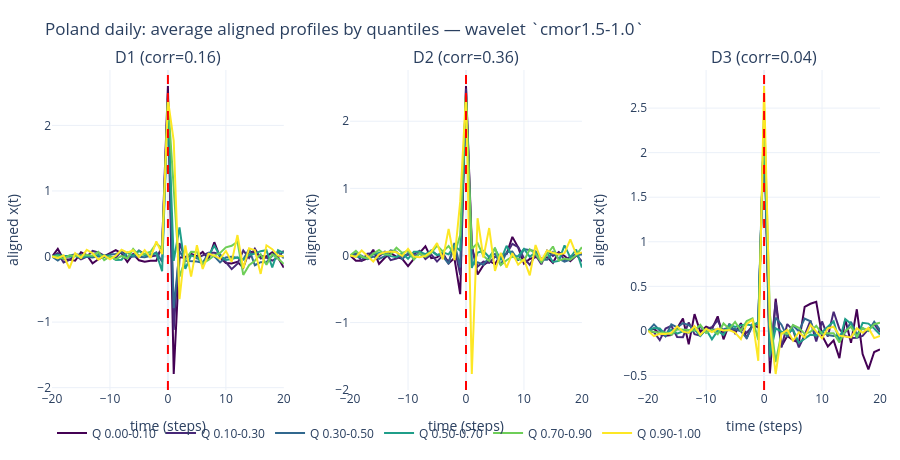
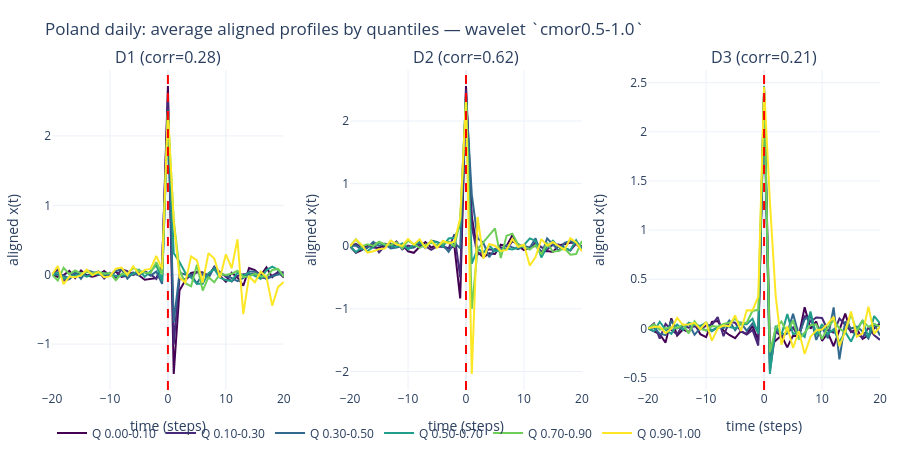

Notebook cell for these charts, in order:
### Markdown cell above
#### Profiles for each wavelet (D1/D2/D3)

For each wavelet, we reproduce the "many average profiles along quantiles" visualization (like in
`notebooks/jump/reproduce_poland_daily.ipynb`), but for **each** of the 3 KPCA coordinates.

### Code cell
if CFG.make_profile_plots:
    profiles_dir = CFG.out_dir / CFG.profiles_dirname
    profiles_dir.mkdir(parents=True, exist_ok=True)

    wavelets_for_profiles = list(CFG.profile_wavelets) if CFG.profile_wavelets is not None else wavelets_to_compare
    print("Making profile plots for wavelets:", wavelets_for_profiles)

    # We also build a final comparison plot: for each Dk, overlay the average profile for Q0.1 and Q0.9
    # across multiple wavelets in the same figure (Plotly + Matplotlib).
    q_low = 0.1
    q_high = 0.9
    center = int(CFG.window_steps)
    t_axis = np.arange(-center, center + 1)
    avg_q01_by_dir: Dict[str, Dict[str, np.ndarray]] = {"D1": {}, "D2": {}, "D3": {}}
    avg_q09_by_dir: Dict[str, Dict[str, np.ndarray]] = {"D1": {}, "D2": {}, "D3": {}}

    for w in wavelets_for_profiles:
        print(f"Profile plots for wavelet={w} ...")
        scores, corrs = compute_D123_for_wavelet(X_windows, wavelet=w, cfg=CFG)

        n = int(X_windows.shape[0])
        for key in ("D1", "D2", "D3"):
            sc = np.asarray(scores.get(key, np.array([])), dtype=float)
            if sc.size != n:
                continue
            order = np.argsort(sc)
            X_sorted = X_windows[order]
            k_low = max(1, int(q_low * n))
            k_high = max(1, int((1.0 - q_high) * n))
            avg_low = np.mean(X_sorted[:k_low], axis=0)
            avg_high = np.mean(X_sorted[-k_high:], axis=0)
            avg_q01_by_dir[key][w] = np.asarray(avg_low, dtype=float)
            avg_q09_by_dir[key][w] = np.asarray(avg_high, dtype=float)

        fig_profiles = plot_D123_profiles_for_wavelet(X_windows, scores, corrs, wavelet=w, cfg=CFG)
        out_path = profiles_dir / f"poland_daily_profiles_{w}.html"
        fig_profiles.write_html(out_path)
        print(f"  Saved: {out_path}")
        if CFG.show_profile_plots:
            fig_profiles.show()

    # Final overlay plots for Q0.1 and Q0.9 across wavelets
    report_dir = report_figures_dir("2")
    dashes = ["solid", "dot", "dash", "dashdot", "longdash", "longdashdot"]
    c_low = "#1F77B4"
    c_high = "#D62728"

    for key in ("D1", "D2", "D3"):
        fig = go.Figure()
        for i, w in enumerate(wavelets_for_profiles):
            avg_low = avg_q01_by_dir.get(key, {}).get(w, None)
            avg_high = avg_q09_by_dir.get(key, {}).get(w, None)
            dash = dashes[i % len(dashes)]
            if avg_low is not None and np.asarray(avg_low).size:
                fig.add_trace(
                    go.Scatter(
                        x=t_axis,
                        y=avg_low,
                        mode="lines",
                        name=f"{w} | Q0.1",
                        line=dict(color=c_low, width=2, dash=dash),
                    )
                )
            if avg_high is not None and np.asarray(avg_high).size:
                fig.add_trace(
                    go.Scatter(
                        x=t_axis,
                        y=avg_high,
                        mode="lines",
                        name=f"{w} | Q0.9",
                        line=dict(color=c_high, width=2, dash=dash),
                    )
                )
        fig.add_vline(x=0, line_dash="dash", line_color="red")
        fig.update_layout(
            template="plotly_white",
            title=f"Poland daily: {key} profiles at Q0.1 vs Q0.9 across wavelets",
            xaxis_title="time (steps) relative to jump",
            yaxis_title="aligned x(t) (quantile averages)",
            hovermode="x unified",
            height=460,
        )
        out_html = profiles_dir / f"poland_daily_{key}_Q0.1_Q0.9_profiles_across_wavelets.html"
        fig.write_html(out_html)
        print(f"  Saved: {out_html}")
        if CFG.show_profile_plots:
            fig.show()

        try:
            import matplotlib.pyplot as plt  # type: ignore

            _apply_report_matplotlib_style()
            fig_mpl, ax = plt.subplots(figsize=(7.6, 4.8))
            linestyles = ["-", ":", "--", "-.", (0, (5, 1)), (0, (3, 1, 1, 1))]
            for i, w in enumerate(wavelets_for_profiles):
                avg_low = avg_q01_by_dir.get(key, {}).get(w, None)
                avg_high = avg_q09_by_dir.get(key, {}).get(w, None)
                ls = linestyles[i % len(linestyles)]
                if avg_low is not None and np.asarray(avg_low).size:
                    ax.plot(t_axis, avg_low, color=c_low, lw=2.0, ls=ls, label=f"{w} | Q0.1")
                if avg_high is not None and np.asarray(avg_high).size:
                    ax.plot(t_axis, avg_high, color=c_high, lw=2.0, ls=ls, label=f"{w} | Q0.9")
            ax.axvline(0.0, color="red", ls="--", lw=1.2, alpha=0.8)
            ax.set_title(f"Poland daily: {key} profiles at Q0.1 vs Q0.9 across wavelets")
            ax.set_xlabel("time (steps) relative to jump")
            ax.set_ylabel("aligned x(t)")
            ax.legend(frameon=False, fontsize=8, ncol=2)
            fig_mpl.tight_layout()
            out_pdf = report_dir / f"poland_daily_{key}_Q0.1_Q0.9_profiles_across_wavelets_mpl.pdf"
            fig_mpl.savefig(out_pdf)
            plt.close(fig_mpl)
            print(f"Saved: {out_pdf}")
        except Exception as e:
            print(f"[matplotlib] could not save {key} Q0.1/Q0.9 profiles: {e}")

### Figure 1 — Plotly figure (JSON) as saved in the notebook; plotly's stock layout.template omitted (floating-point values rounded to 4 significant figures)
{"data": [{"legendgroup": "Q0", "line": {"color": "#440154", "width": 2}, "mode": "lines", "name": "Q 0.00-0.10", "showlegend": true, "type": "scatter", "x": [-20, -19, -18, -17, -16, -15, -14, -13, -12, -11, -10, -9, -8, -7, -6, -5, -4, -3, -2, -1, 0, 1, 2, 3, 4, 5, 6, 7, 8, 9, 10, 11, 12, 13, 14, 15, 16, 17, 18, 19, 20], "xaxis": "x", "y": [0.0, 0.1162, -0.04306, -0.04504, -0.06349, 0.06519, 0.02316, -0.1025, -0.04208, 0.004577, 0.05442, 0.09608, 0.05025, -0.08403, 0.03925, -0.05645, -0.07821, -0.06346, -0.06531, 0.1741, 2.601, -1.791, -0.01413, -0.01276, 0.04156, 0.004373, 0.06928, -0.04096, 0.2185, -0.0103, -0.09939, -0.1071, -0.0807, -0.1691, 0.07871, 0.05744, 0.006491, 0.002131, 0.06624, -0.01709, -0.1695], "yaxis": "y"}, {"legendgroup": "Q1", "line": {"color": "#482878", "width": 2}, "mode": "lines", "name": "Q 0.10-0.30", "showlegend": true, "type": "scatter", "x": [-20, -19, -18, -17, -16, -15, -14, -13, -12, -11, -10, -9, -8, -7, -6, -5, -4, -3, -2, -1, 0, 1, 2, 3, 4, 5, 6, 7, 8, 9, 10, 11, 12, 13, 14, 15, 16, 17, 18, 19, 20], "xaxis": "x", "y": [0.0, 0.05074, -0.09036, -0.05247, 0.02102, -0.04385, -0.002268, 0.08529, 0.0616, 0.01493, -0.01514, -0.02168, 0.08656, -0.007008, 0.002415, 0.09151, 0.03391, -0.0001663, 0.01544, 0.09363, 2.478, -1.118, 0.2054, -0.03252, 0.03038, -0.02863, 0.01874, 0.05949, 0.05806, 0.03455, -0.08478, -0.1924, -0.1089, 0.09207, -0.02065, 0.1204, -0.02744, -0.01678, -0.06405, -0.016, 0.08918], "yaxis": "y"}, {"legendgroup": "Q2", "line": {"color": "#31688e", "width": 2}, "mode": "lines", "name": "Q 0.30-0.50", "showlegend": true, "type": "scatter", "x": [-20, -19, -18, -17, -16, -15, -14, -13, -12, -11, -10, -9, -8, -7, -6, -5, -4, -3, -2, -1, 0, 1, 2, 3, 4, 5, 6, 7, 8, 9, 10, 11, 12, 13, 14, 15, 16, 17, 18, 19, 20], "xaxis": "x", "y": [0.0, -0.06, 0.00543, 0.01383, 0.03408, 0.02536, -0.001889, -0.01627, 0.005428, -0.006431, 0.03071, 0.03989, 0.06769, -0.01701, 0.003524, -0.007191, -0.01132, 0.009788, 0.06327, -0.07922, 2.397, -0.7884, 0.08411, -0.06629, -0.06836, -0.07627, -0.09671, 0.04782, 0.003762, -0.08862, -0.01519, -0.00326, -0.02043, -0.04392, 0.1125, -0.133, -0.08531, -0.08465, 0.01222, 0.07312, -0.02939], "yaxis": "y"}, {"legendgroup": "Q3", "line": {"color": "#1f9e89", "width": 2}, "mode": "lines", "name": "Q 0.50-0.70", "showlegend": true, "type": "scatter", "x": [-20, -19, -18, -17, -16, -15, -14, -13, -12, -11, -10, -9, -8, -7, -6, -5, -4, -3, -2, -1, 0, 1, 2, 3, 4, 5, 6, 7, 8, 9, 10, 11, 12, 13, 14, 15, 16, 17, 18, 19, 20], "xaxis": "x", "y": [0.0, 0.02737, 0.009304, -0.003236, 0.009401, -0.02006, 0.007592, 0.0081, 0.02135, 0.01654, 0.009304, -0.05179, -0.04822, 0.05959, 0.01156, 0.08812, 0.01631, 0.037, 0.05024, -0.2236, 2.353, -0.06695, 0.4445, -0.1897, 0.01785, -0.01094, -0.117, 0.01275, 0.1647, 0.01087, -0.05341, -0.03727, -0.01002, -0.04605, 0.02451, 0.04395, 0.08229, 0.09755, -0.1672, 0.09569, 0.05349], "yaxis": "y"}, {"legendgroup": "Q4", "line": {"color": "#6ece58", "width": 2}, "mode": "lines", "name": "Q 0.70-0.90", "showlegend": true, "type": "scatter", "x": [-20, -19, -18, -17, -16, -15, -14, -13, -12, -11, -10, -9, -8, -7, -6, -5, -4, -3, -2, -1, 0, 1, 2, 3, 4, 5, 6, 7, 8, 9, 10, 11, 12, 13, 14, 15, 16, 17, 18, 19, 20], "xaxis": "x", "y": [0.0, 0.002326, -0.03683, 0.01897, 0.00526, 0.01596, 0.02315, 0.01321, 0.07217, -0.05364, 0.003674, -0.04237, 0.008453, -0.02829, 0.1147, 0.01211, 0.0415, 0.0719, 0.2001, 0.1243, 2.393, 1.055, -0.3091, -0.04605, 0.07395, 0.06936, -0.1034, -0.05154, 0.01509, 0.05517, 0.1399, 0.1651, 0.2254, -0.2805, -0.1315, -0.06376, 0.03669, -0.1252, 0.03433, -0.03156, -0.1143], "yaxis": "y"}, {"legendgroup": "Q5", "line": {"color": "#fde725", "width": 2}, "mode": "lines", "name": "Q 0.90-1.00", "showlegend": true, "type": "scatter", "x": [-20, -19, -18, -17, -16, -15, -14, -13, -12, -11, -10, -9, -8, -7, -6, -5, -4, -3, -2, -1, 0, 1, 2, 3, 4, 5, 6, 7, 8, 9, 10, 11, 12, 13, 14, 15, 16, 17, 18, 19, 20], "xaxis": "x", "y": [0.0, -0.0237, 0.01907, -0.1819, 0.05252, -0.02141, 0.1019, 0.05001, -0.04656, 0.01633, -0.04262, 0.01401, 0.1031, 0.05839, 0.09515, -0.01092, 0.09708, -0.02001, 0.2324, 0.03697, 2.391, 1.764, -0.6493, 0.1706, -0.3054, 0.173, -0.1896, 0.04172, 0.01312, -0.0345, 0.08437, -0.08086, 0.3273, -0.1815, 0.1274, 0.09725, -0.2649, 0.1715, 0.1126, 0.0149, 1.349e-05], "yaxis": "y"}, {"legendgroup": "Q0", "line": {"color": "#440154", "width": 2}, "mode": "lines", "name": "Q 0.00-0.10", "showlegend": false, "type": "scatter", "x": [-20, -19, -18, -17, -16, -15, -14, -13, -12, -11, -10, -9, -8, -7, -6, -5, -4, -3, -2, -1, 0, 1, 2, 3, 4, 5, 6, 7, 8, 9, 10, 11, 12, 13, 14, 15, 16, 17, 18, 19, 20], "xaxis": "x2", "y": [0.0, -0.0798, -0.07993, -0.04563, 0.0857, -0.1254, -0.03511, 0.03694, -0.02189, -0.04996, -0.1584, -0.04936, 0.03963, 0.1354, -0.04075, -0.02876, 0.03743, -0.1192, -0.03819, -0.5758, 2.525, 0.1574, -0.2836, -0.1439, -0.08082, -0.1294, 0.006658, 0.02227, 0.2774, 0.1206, -0.122, -0.05155, -0.02357, -0.04941, -0.02792, -0.1098, 0.04949, -0.008193, -0.08593, -0.005962, 0.0372], "yaxis": "y2"}, {"legendgroup": "Q1", "line": {"color": "#482878", "width": 2}, "mode": "lines", "name": "Q 0.10-0.30", "showlegend": false, "type": "scatter", "x": [-20, -19, -18, -17, -16, -15, -14, -13, -12, -11, -10, -9, -8, -7, -6, -5, -4, -3, -2, -1, 0, 1, 2, 3, 4, 5, 6, 7, 8, 9, 10, 11, 12, 13, 14, 15, 16, 17, 18, 19, 20], "xaxis": "x2", "y": [0.0, 0.02257, -0.07626, 0.02656, 0.03289, -0.01281, 0.05535, -0.06929, -0.04593, -0.004572, 0.01147, 0.02182, 0.07058, -0.05396, 0.01496, -0.09118, 0.001697, -0.09295, 0.1234, -0.2878, 2.487, 0.09797, -0.1653, -0.09192, -0.1094, -0.01969, -0.02677, 0.02426, 0.1738, 0.126, -0.04122, -0.1406, 0.009041, -0.132, 0.07221, -0.006146, 0.0482, -0.06775, -0.01634, 0.01359, -0.08721], "yaxis": "y2"}, {"legendgroup": "Q2", "line": {"color": "#31688e", "width": 2}, "mode": "lines", "name": "Q 0.30-0.50", "showlegend": false, "type": "scatter", "x": [-20, -19, -18, -17, -16, -15, -14, -13, -12, -11, -10, -9, -8, -7, -6, -5, -4, -3, -2, -1, 0, 1, 2, 3, 4, 5, 6, 7, 8, 9, 10, 11, 12, 13, 14, 15, 16, 17, 18, 19, 20], "xaxis": "x2", "y": [0.0, 0.03182, -0.004608, -0.05523, -0.01546, -0.04947, -0.01002, 0.07771, 0.05768, -0.05389, 0.03263, -0.003792, 0.02476, -0.01762, 0.07521, 0.011, -0.00871, -0.1263, 0.1854, -0.1777, 2.409, -0.1394, -0.1016, -0.1382, -0.02574, 0.02378, -0.1443, 0.04992, 0.05967, -0.07556, 0.0934, 0.08205, 0.06563, -0.06244, -0.062, 0.04937, -0.04691, -0.09073, -0.06086, 0.009026, 0.01582], "yaxis": "y2"}, {"legendgroup": "Q3", "line": {"color": "#1f9e89", "width": 2}, "mode": "lines", "name": "Q 0.50-0.70", "showlegend": false, "type": "scatter", "x": [-20, -19, -18, -17, -16, -15, -14, -13, -12, -11, -10, -9, -8, -7, -6, -5, -4, -3, -2, -1, 0, 1, 2, 3, 4, 5, 6, 7, 8, 9, 10, 11, 12, 13, 14, 15, 16, 17, 18, 19, 20], "xaxis": "x2", "y": [0.0, -0.008458, -0.02508, -0.04144, 0.0219, 0.03535, 0.02213, -0.009949, -0.02453, 0.03126, -0.04989, 0.05444, 0.05688, 0.01959, 0.06683, 0.005602, 0.04736, 0.01704, 0.1449, 0.06896, 2.37, -0.1861, 0.04331, 0.06721, -0.02619, 0.1023, -0.06787, 0.1441, -0.01664, -0.009047, 0.09823, -0.02071, 0.04419, -0.09662, 0.03893, -0.09707, -0.08081, 0.15, -0.03112, 0.08858, -0.1807], "yaxis": "y2"}, {"legendgroup": "Q4", "line": {"color": "#6ece58", "width": 2}, "mode": "lines", "name": "Q 0.70-0.90", "showlegend": false, "type": "scatter", "x": [-20, -19, -18, -17, -16, -15, -14, -13, -12, -11, -10, -9, -8, -7, -6, -5, -4, -3, -2, -1, 0, 1, 2, 3, 4, 5, 6, 7, 8, 9, 10, 11, 12, 13, 14, 15, 16, 17, 18, 19, 20], "xaxis": "x2", "y": [0.0, 0.07051, -0.01593, -0.04329, 0.02686, 0.08085, 0.01426, 0.01673, 0.1151, 0.03812, 0.06996, -0.06039, 0.03241, -0.01836, 0.03587, 0.1472, 0.05942, 0.1403, 0.01278, 0.3041, 2.386, 0.0999, 0.1814, -0.004949, -0.08059, 0.1155, -0.1427, -0.07063, -0.01561, -0.04315, -0.0816, 0.09111, 0.02446, -0.1005, 0.01615, 0.134, -0.07623, -0.04683, -0.06367, 0.001979, 0.1246], "yaxis": "y2"}, {"legendgroup": "Q5", "line": {"color": "#fde725", "width": 2}, "mode": "lines", "name": "Q 0.90-1.00", "showlegend": false, "type": "scatter", "x": [-20, -19, -18, -17, -16, -15, -14, -13, -12, -11, -10, -9, -8, -7, -6, -5, -4, -3, -2, -1, 0, 1, 2, 3, 4, 5, 6, 7, 8, 9, 10, 11, 12, 13, 14, 15, 16, 17, 18, 19, 20], "xaxis": "x2", "y": [0.0, -0.01971, 0.07477, -0.0002732, -0.08951, 0.01615, 0.04991, 0.06087, 0.04968, -0.008148, 0.09891, -0.01659, -0.02658, -0.005737, 0.05387, 0.1852, -0.05731, 0.3965, -0.06953, 0.802, 2.404, -1.766, 0.5544, -0.03152, 0.4084, -0.2299, 0.03965, -0.1797, 0.03498, -0.1379, -0.05755, -0.2958, 0.1556, -0.07483, 0.07327, 0.03947, 0.01608, 0.03439, 0.2393, 0.01991, 0.04622], "yaxis": "y2"}, {"legendgroup": "Q0", "line": {"color": "#440154", "width": 2}, "mode": "lines", "name": "Q 0.00-0.10", "showlegend": false, "type": "scatter", "x": [-20, -19, -18, -17, -16, -15, -14, -13, -12, -11, -10, -9, -8, -7, -6, -5, -4, -3, -2, -1, 0, 1, 2, 3, 4, 5, 6, 7, 8, 9, 10, 11, 12, 13, 14, 15, 16, 17, 18, 19, 20], "xaxis": "x3", "y": [0.0, 0.02496, -0.03575, -0.05301, -0.04734, 0.02849, 0.1383, -0.1505, 0.188, -0.01055, 0.0483, 0.01881, 0.1636, -0.09512, 0.0797, -0.0259, 0.08636, -0.08461, 0.07543, 0.03759, 2.34, -0.4761, 0.3611, -0.1737, -0.05713, -0.104, -0.1306, 0.2707, 0.3046, 0.3254, -0.05026, -0.1757, -0.1069, -0.3058, 0.1314, -0.1339, 0.2424, -0.2593, -0.4315, -0.2371, -0.2085], "yaxis": "y3"}, {"legendgroup": "Q1", "line": {"color": "#482878", "width": 2}, "mode": "lines", "name": "Q 0.10-0.30", "showlegend": false, "type": "scatter", "x": [-20, -19, -18, -17, -16, -15, -14, -13, -12, -11, -10, -9, -8, -7, -6, -5, -4, -3, -2, -1, 0, 1, 2, 3, 4, 5, 6, 7, 8, 9, 10, 11, 12, 13, 14, 15, 16, 17, 18, 19, 20], "xaxis": "x3", "y": [0.0, -0.01527, -0.1033, 0.02628, 0.05706, -0.0691, -0.06993, 0.09471, -0.03765, -0.05279, 0.02284, 0.0414, 0.1188, -0.01712, 0.02446, 0.005814, 0.03377, -0.02243, 0.05344, 0.08853, 2.341, -0.3364, 0.3253, -0.1874, 0.07633, 0.008203, -0.1851, -0.04919, 0.1154, -0.1176, 0.1062, -0.06333, 0.2153, 0.02054, -0.05691, -0.07965, -0.07673, -0.05545, 0.02015, 0.07585, -0.01363], "yaxis": "y3"}, {"legendgroup": "Q2", "line": {"color": "#31688e", "width": 2}, "mode": "lines", "name": "Q 0.30-0.50", "showlegend": false, "type": "scatter", "x": [-20, -19, -18, -17, -16, -15, -14, -13, -12, -11, -10, -9, -8, -7, -6, -5, -4, -3, -2, -1, 0, 1, 2, 3, 4, 5, 6, 7, 8, 9, 10, 11, 12, 13, 14, 15, 16, 17, 18, 19, 20], "xaxis": "x3", "y": [0.0, 0.0732, 0.004261, -0.0612, 0.07253, 0.03896, 0.08719, 0.06552, 0.01519, 0.05122, -0.01781, 0.0166, 0.01321, 0.01963, 0.03646, 0.02158, -0.005923, -0.08173, 0.05844, 0.08424, 2.337, -0.2975, 0.1496, 0.06973, -0.06818, 0.06053, -0.003162, 0.1376, 0.1078, -0.05828, -0.01459, -0.04699, -0.05636, -0.04588, -0.01744, 0.1018, -0.03902, 0.03039, -0.001778, 0.1026, 0.00936], "yaxis": "y3"}, {"legendgroup": "Q3", "line": {"color": "#1f9e89", "width": 2}, "mode": "lines", "name": "Q 0.50-0.70", "showlegend": false, "type": "scatter", "x": [-20, -19, -18, -17, -16, -15, -14, -13, -12, -11, -10, -9, -8, -7, -6, -5, -4, -3, -2, -1, 0, 1, 2, 3, 4, 5, 6, 7, 8, 9, 10, 11, 12, 13, 14, 15, 16, 17, 18, 19, 20], "xaxis": "x3", "y": [0.0, 0.03328, 0.02806, -0.04033, 0.01295, -0.03, -0.004416, -0.02034, 0.01479, -0.05704, 0.01645, -0.09466, 0.002985, -0.04598, 0.07137, 0.04537, 0.06269, 0.07292, 0.06017, 0.09832, 2.408, -0.2768, 0.02919, -0.009034, -0.02921, 0.01353, -0.1324, -0.08309, -0.04198, -0.05196, -0.01259, 0.04665, 0.1063, -0.1195, 0.1323, 0.08014, -0.07836, 0.09112, 0.08188, 0.02614, -0.03972], "yaxis": "y3"}, {"legendgroup": "Q4", "line": {"color": "#6ece58", "width": 2}, "mode": "lines", "name": "Q 0.70-0.90", "showlegend": false, "type": "scatter", "x": [-20, -19, -18, -17, -16, -15, -14, -13, -12, -11, -10, -9, -8, -7, -6, -5, -4, -3, -2, -1, 0, 1, 2, 3, 4, 5, 6, 7, 8, 9, 10, 11, 12, 13, 14, 15, 16, 17, 18, 19, 20], "xaxis": "x3", "y": [0.0, -0.007525, -0.01938, -0.0171, -0.04341, 0.01946, 0.01127, 0.009228, 0.003753, 0.0683, -0.02253, 0.01345, -0.03803, 0.08353, 0.02292, 0.1003, 0.002142, 0.1111, 0.1399, -0.1015, 2.486, 0.1864, -0.3496, -0.02495, -0.03436, 0.06583, 0.03464, -0.03422, -0.01053, 0.05759, -0.03342, -0.02513, -0.02608, -0.1293, -0.002926, 0.04592, -0.06468, 0.03208, 0.003394, 0.07445, 0.0914], "yaxis": "y3"}, {"legendgroup": "Q5", "line": {"color": "#fde725", "width": 2}, "mode": "lines", "name": "Q 0.90-1.00", "showlegend": false, "type": "scatter", "x": [-20, -19, -18, -17, -16, -15, -14, -13, -12, -11, -10, -9, -8, -7, -6, -5, -4, -3, -2, -1, 0, 1, 2, 3, 4, 5, 6, 7, 8, 9, 10, 11, 12, 13, 14, 15, 16, 17, 18, 19, 20], "xaxis": "x3", "y": [0.0, -0.05896, -0.03239, -0.035, -0.02238, 0.05148, -0.00824, -0.01951, 0.05234, -0.04512, 0.0227, -0.01421, 0.02474, 0.003943, 0.008765, -0.01844, -0.09204, 0.07842, 0.1258, -0.3356, 2.748, 0.06095, -0.4836, -0.03406, 0.01179, -0.1077, -0.0143, -0.07512, 0.06888, -0.005879, -0.08286, 0.02968, 0.04733, -0.05327, -0.06549, -0.07256, 0.02921, -0.02144, 0.03361, -0.08077, -0.05792], "yaxis": "y3"}], "layout": {"annotations": [{"font": {"size": 16}, "showarrow": false, "text": "D1 (corr=0.16)", "x": 0.14, "xanchor": "center", "xref": "paper", "y": 1, "yanchor": "bottom", "yref": "paper"}, {"font": {"size": 16}, "showarrow": false, "text": "D2 (corr=0.36)", "x": 0.5, "xanchor": "center", "xref": "paper", "y": 1, "yanchor": "bottom", "yref": "paper"}, {"font": {"size": 16}, "showarrow": false, "text": "D3 (corr=0.04)", "x": 0.86, "xanchor": "center", "xref": "paper", "y": 1, "yanchor": "bottom", "yref": "paper"}], "height": 460, "hovermode": "x unified", "legend": {"orientation": "h", "x": 0, "xanchor": "left", "y": -0.18, "yanchor": "bottom"}, "margin": {"b": 50, "l": 40, "r": 20, "t": 70}, "shapes": [{"line": {"color": "red", "dash": "dash"}, "type": "line", "x0": 0, "x1": 0, "xref": "x", "y0": 0, "y1": 1, "yref": "y domain"}, {"line": {"color": "red", "dash": "dash"}, "type": "line", "x0": 0, "x1": 0, "xref": "x2", "y0": 0, "y1": 1, "yref": "y2 domain"}, {"line": {"color": "red", "dash": "dash"}, "type": "line", "x0": 0, "x1": 0, "xref": "x3", "y0": 0, "y1": 1, "yref": "y3 domain"}], "title": {"text": "Poland daily: average aligned profiles by quantiles — wavelet `cmor1.5-1.0`"}, "xaxis": {"anchor": "y", "domain": [0, 0.28], "title": {"text": "time (steps)"}}, "xaxis2": {"anchor": "y2", "domain": [0.36, 0.64], "title": {"text": "time (steps)"}}, "xaxis3": {"anchor": "y3", "domain": [0.72, 1], "title": {"text": "time (steps)"}}, "yaxis": {"anchor": "x", "domain": [0, 1], "title": {"text": "aligned x(t)"}}, "yaxis2": {"anchor": "x2", "domain": [0, 1], "title": {"text": "aligned x(t)"}}, "yaxis3": {"anchor": "x3", "domain": [0, 1], "title": {"text": "aligned x(t)"}}}}

### Figure 2 — Plotly figure (JSON) as saved in the notebook; plotly's stock layout.template omitted (floating-point values rounded to 4 significant figures)
{"data": [{"legendgroup": "Q0", "line": {"color": "#440154", "width": 2}, "mode": "lines", "name": "Q 0.00-0.10", "showlegend": true, "type": "scatter", "x": [-20, -19, -18, -17, -16, -15, -14, -13, -12, -11, -10, -9, -8, -7, -6, -5, -4, -3, -2, -1, 0, 1, 2, 3, 4, 5, 6, 7, 8, 9, 10, 11, 12, 13, 14, 15, 16, 17, 18, 19, 20], "xaxis": "x", "y": [0.0, -0.03337, -0.005102, 0.05679, -0.04945, 0.05977, -0.01158, -0.02987, -0.003722, 0.05457, -0.01424, 0.04638, -0.03089, -0.01081, 0.03148, -0.007852, -0.07304, -0.05745, -0.05034, 0.1026, 2.719, -1.431, -0.2281, -0.0816, 0.02421, 0.04168, 0.02753, -0.02171, 0.1128, -0.01662, -0.1019, 0.02887, -0.03992, -0.1596, 0.09528, 0.06549, -0.01292, 0.1051, -0.03545, 0.04222, -0.04247], "yaxis": "y"}, {"legendgroup": "Q1", "line": {"color": "#482878", "width": 2}, "mode": "lines", "name": "Q 0.10-0.30", "showlegend": true, "type": "scatter", "x": [-20, -19, -18, -17, -16, -15, -14, -13, -12, -11, -10, -9, -8, -7, -6, -5, -4, -3, -2, -1, 0, 1, 2, 3, 4, 5, 6, 7, 8, 9, 10, 11, 12, 13, 14, 15, 16, 17, 18, 19, 20], "xaxis": "x", "y": [0.0, 0.07377, -0.08484, -0.06382, 0.01547, 0.002405, -0.01276, 0.009492, 0.04622, -0.05659, 0.02798, -0.04386, 0.07825, 0.05128, -0.006904, 0.03248, 0.04953, 0.003675, -0.06061, 0.15, 2.543, -1.005, -0.0548, -0.06491, -0.009617, 0.0335, 0.03278, -0.01337, 0.1028, 0.03752, -0.0296, -0.09672, -0.01896, 0.004974, 0.007971, 0.02051, -0.04137, -0.05114, -0.01365, 0.03252, 0.03363], "yaxis": "y"}, {"legendgroup": "Q2", "line": {"color": "#31688e", "width": 2}, "mode": "lines", "name": "Q 0.30-0.50", "showlegend": true, "type": "scatter", "x": [-20, -19, -18, -17, -16, -15, -14, -13, -12, -11, -10, -9, -8, -7, -6, -5, -4, -3, -2, -1, 0, 1, 2, 3, 4, 5, 6, 7, 8, 9, 10, 11, 12, 13, 14, 15, 16, 17, 18, 19, 20], "xaxis": "x", "y": [0.0, 0.0005469, -0.01276, -0.0612, 0.03995, -0.05828, 0.06347, 0.04112, -2.542e-05, -0.006694, -0.01023, 0.05338, 0.07921, -0.05833, 0.02762, -0.01132, 0.04443, -0.01411, 0.04654, -0.1328, 2.375, -0.687, 0.02702, 0.00234, -0.001583, -0.1287, 0.01199, -0.04901, 0.1114, 0.01127, -0.006115, -0.0482, -0.09294, -0.04764, 0.04539, 0.0451, -0.01468, -0.06207, -0.02429, 0.002328, 0.01286], "yaxis": "y"}, {"legendgroup": "Q3", "line": {"color": "#1f9e89", "width": 2}, "mode": "lines", "name": "Q 0.50-0.70", "showlegend": true, "type": "scatter", "x": [-20, -19, -18, -17, -16, -15, -14, -13, -12, -11, -10, -9, -8, -7, -6, -5, -4, -3, -2, -1, 0, 1, 2, 3, 4, 5, 6, 7, 8, 9, 10, 11, 12, 13, 14, 15, 16, 17, 18, 19, 20], "xaxis": "x", "y": [0.0, 0.02914, -0.05552, -0.0305, -0.008779, 0.01059, -0.02899, 0.007044, 0.01182, 0.02089, 0.01333, -0.01727, -0.01458, -0.005395, 0.007297, 0.07395, -0.03108, 0.04927, 0.1378, -0.09019, 2.351, 0.3089, 0.1826, 0.02734, -0.04271, -0.1295, -0.1302, 0.02269, 0.07948, -0.04382, -0.07727, -0.09201, 0.0304, -0.01397, 0.02453, -0.01605, -0.06071, 0.06625, 0.1152, 0.06934, -0.02801], "yaxis": "y"}, {"legendgroup": "Q4", "line": {"color": "#6ece58", "width": 2}, "mode": "lines", "name": "Q 0.70-0.90", "showlegend": true, "type": "scatter", "x": [-20, -19, -18, -17, -16, -15, -14, -13, -12, -11, -10, -9, -8, -7, -6, -5, -4, -3, -2, -1, 0, 1, 2, 3, 4, 5, 6, 7, 8, 9, 10, 11, 12, 13, 14, 15, 16, 17, 18, 19, 20], "xaxis": "x", "y": [0.0, -0.08259, 0.09935, 0.004249, 0.06037, 0.01925, 0.037, 0.02526, 0.04025, 0.0148, 0.02295, -0.07978, 0.0123, 0.0145, 0.09424, 0.05724, 0.02851, 0.02532, 0.1791, 0.002407, 2.308, 0.7826, 0.07261, -0.123, -0.1678, 0.1432, -0.2294, -0.03602, -0.1083, 0.0129, -0.003663, 0.01406, 0.05584, -0.03264, -0.02503, 0.01738, -0.02149, -0.0306, 0.06769, 0.08297, -0.02999], "yaxis": "y"}, {"legendgroup": "Q5", "line": {"color": "#fde725", "width": 2}, "mode": "lines", "name": "Q 0.90-1.00", "showlegend": true, "type": "scatter", "x": [-20, -19, -18, -17, -16, -15, -14, -13, -12, -11, -10, -9, -8, -7, -6, -5, -4, -3, -2, -1, 0, 1, 2, 3, 4, 5, 6, 7, 8, 9, 10, 11, 12, 13, 14, 15, 16, 17, 18, 19, 20], "xaxis": "x", "y": [0.0, 0.125, -0.1363, -0.02695, -0.03601, -0.009089, 0.07237, -0.007747, 0.03965, -0.03568, -0.02493, 0.08687, 0.1028, -0.00437, 0.1229, 0.004854, 0.06991, 0.0827, 0.2697, 0.07965, 2.36, 0.7679, -0.04042, -0.1132, 0.2631, 0.2057, -0.1149, 0.311, 0.2315, -0.04, 0.2932, 0.09321, 0.51, -0.5692, -0.0251, -0.1094, 0.04352, -0.03441, -0.445, -0.1762, -0.1061], "yaxis": "y"}, {"legendgroup": "Q0", "line": {"color": "#440154", "width": 2}, "mode": "lines", "name": "Q 0.00-0.10", "showlegend": false, "type": "scatter", "x": [-20, -19, -18, -17, -16, -15, -14, -13, -12, -11, -10, -9, -8, -7, -6, -5, -4, -3, -2, -1, 0, 1, 2, 3, 4, 5, 6, 7, 8, 9, 10, 11, 12, 13, 14, 15, 16, 17, 18, 19, 20], "xaxis": "x2", "y": [0.0, -0.1029, -0.06388, 0.01086, -0.02059, -0.02505, 0.02086, 0.04467, -0.008145, 0.02942, -0.08125, -0.1043, -0.008952, 0.0661, -0.02142, 0.02196, -0.01064, -0.0335, -0.002096, -0.8328, 2.559, 0.4712, -0.09303, -0.1762, -0.1142, -0.1247, 0.02329, -0.001024, 0.1771, 0.003803, -0.06, -0.01729, 0.00801, -0.08203, -0.07647, -0.09113, 0.01333, 0.03283, 0.05408, 0.06052, -0.008073], "yaxis": "y2"}, {"legendgroup": "Q1", "line": {"color": "#482878", "width": 2}, "mode": "lines", "name": "Q 0.10-0.30", "showlegend": false, "type": "scatter", "x": [-20, -19, -18, -17, -16, -15, -14, -13, -12, -11, -10, -9, -8, -7, -6, -5, -4, -3, -2, -1, 0, 1, 2, 3, 4, 5, 6, 7, 8, 9, 10, 11, 12, 13, 14, 15, 16, 17, 18, 19, 20], "xaxis": "x2", "y": [0.0, 0.03762, -0.01887, -0.01588, 0.05023, -0.09775, 0.006528, -0.006017, 0.07747, -0.05066, 0.01104, -0.01502, 0.03118, 0.003236, -0.05758, -0.002751, -0.006491, -0.03723, 0.1881, -0.4962, 2.505, 0.3082, -0.1338, -0.08941, -0.04918, -0.06499, -0.01659, -0.05039, 0.07835, 0.03381, -0.01435, -0.04744, 0.06037, -0.01651, -0.05513, 0.02692, 0.02873, -0.02614, -0.06938, 0.04189, -0.06125], "yaxis": "y2"}, {"legendgroup": "Q2", "line": {"color": "#31688e", "width": 2}, "mode": "lines", "name": "Q 0.30-0.50", "showlegend": false, "type": "scatter", "x": [-20, -19, -18, -17, -16, -15, -14, -13, -12, -11, -10, -9, -8, -7, -6, -5, -4, -3, -2, -1, 0, 1, 2, 3, 4, 5, 6, 7, 8, 9, 10, 11, 12, 13, 14, 15, 16, 17, 18, 19, 20], "xaxis": "x2", "y": [0.0, 0.0099, -0.05537, -0.0267, 0.07163, 0.005821, 0.04225, -0.03381, -0.022, 0.005172, -0.03255, -0.02143, 0.06338, -0.0281, 0.09054, 0.06783, 0.02254, -0.08992, 0.05577, -0.03303, 2.392, 0.8206, 0.1284, 0.05292, -0.1737, -0.04089, -0.05987, 0.01807, -0.01787, -0.04678, 0.005376, -0.02382, 0.1257, -0.1408, 0.1269, 0.02986, -0.07015, 0.05304, 0.08391, 0.04533, -0.01461], "yaxis": "y2"}, {"legendgroup": "Q3", "line": {"color": "#1f9e89", "width": 2}, "mode": "lines", "name": "Q 0.50-0.70", "showlegend": false, "type": "scatter", "x": [-20, -19, -18, -17, -16, -15, -14, -13, -12, -11, -10, -9, -8, -7, -6, -5, -4, -3, -2, -1, 0, 1, 2, 3, 4, 5, 6, 7, 8, 9, 10, 11, 12, 13, 14, 15, 16, 17, 18, 19, 20], "xaxis": "x2", "y": [0.0, -0.09409, -0.02463, -0.07891, -0.01215, 0.05499, 0.01888, 0.0111, -0.01236, 0.04558, -0.05014, 0.021, 0.07066, -0.02258, 0.07628, 0.06935, -0.008002, 0.124, 0.1358, 0.3316, 2.407, -0.2772, -0.04255, -0.09744, 0.009275, -0.07888, -0.06838, -0.03586, -0.05123, -0.02131, 0.01706, 0.1241, 0.08871, -0.1798, -0.005242, 0.08729, -0.01411, -0.02397, -0.06481, 0.09736, -0.05274], "yaxis": "y2"}, {"legendgroup": "Q4", "line": {"color": "#6ece58", "width": 2}, "mode": "lines", "name": "Q 0.70-0.90", "showlegend": false, "type": "scatter", "x": [-20, -19, -18, -17, -16, -15, -14, -13, -12, -11, -10, -9, -8, -7, -6, -5, -4, -3, -2, -1, 0, 1, 2, 3, 4, 5, 6, 7, 8, 9, 10, 11, 12, 13, 14, 15, 16, 17, 18, 19, 20], "xaxis": "x2", "y": [0.0, 0.1098, -0.003941, 0.03014, 0.005369, 0.07178, 0.02929, 0.02426, 0.06258, -0.03545, 0.08885, 0.03375, -0.0258, 0.02036, 0.05532, 0.01819, 0.04364, 0.0737, -0.001502, 0.4103, 2.369, -0.9989, -0.04587, 0.06605, 0.1754, 0.2856, -0.1879, 0.1669, 0.2012, 0.02829, -0.0125, -0.0517, 0.01644, -0.132, 0.05509, -0.08685, -0.07433, -0.0324, -0.1351, -0.1245, 0.08586], "yaxis": "y2"}, {"legendgroup": "Q5", "line": {"color": "#fde725", "width": 2}, "mode": "lines", "name": "Q 0.90-1.00", "showlegend": false, "type": "scatter", "x": [-20, -19, -18, -17, -16, -15, -14, -13, -12, -11, -10, -9, -8, -7, -6, -5, -4, -3, -2, -1, 0, 1, 2, 3, 4, 5, 6, 7, 8, 9, 10, 11, 12, 13, 14, 15, 16, 17, 18, 19, 20], "xaxis": "x2", "y": [0.0, 0.1099, 0.02061, -0.1009, -0.081, -0.04604, -0.0365, 0.09247, 0.02922, 0.004978, 0.1157, 0.02584, 0.1124, -0.02301, 0.09118, -0.02549, 0.08693, 0.04601, 0.07105, 0.4488, 2.329, -2.04, 0.4671, -0.1993, 0.03447, 0.007477, -0.07469, -0.0586, 0.117, -0.01268, 0.02686, -0.3086, -0.1717, 0.1129, 0.00922, 0.06665, 0.0004599, -0.05834, 0.126, 0.0597, -0.07802], "yaxis": "y2"}, {"legendgroup": "Q0", "line": {"color": "#440154", "width": 2}, "mode": "lines", "name": "Q 0.00-0.10", "showlegend": false, "type": "scatter", "x": [-20, -19, -18, -17, -16, -15, -14, -13, -12, -11, -10, -9, -8, -7, -6, -5, -4, -3, -2, -1, 0, 1, 2, 3, 4, 5, 6, 7, 8, 9, 10, 11, 12, 13, 14, 15, 16, 17, 18, 19, 20], "xaxis": "x3", "y": [0.0, -0.02568, -0.05913, -0.1449, 0.1021, -0.07426, -0.01299, -0.03744, 0.04994, -0.05901, -0.08829, 0.06675, 0.07495, -0.02322, -0.06714, -0.1002, -0.0291, -0.05659, 0.02466, -0.1232, 2.43, -0.1767, -0.1218, -0.07201, -0.193, -0.07394, -0.07626, 0.2159, -0.001803, 0.07073, -0.1265, -0.04546, -0.182, -0.01929, 0.1498, -0.03811, -0.006706, -0.1061, -0.06982, 0.001313, 0.05145], "yaxis": "y3"}, {"legendgroup": "Q1", "line": {"color": "#482878", "width": 2}, "mode": "lines", "name": "Q 0.10-0.30", "showlegend": false, "type": "scatter", "x": [-20, -19, -18, -17, -16, -15, -14, -13, -12, -11, -10, -9, -8, -7, -6, -5, -4, -3, -2, -1, 0, 1, 2, 3, 4, 5, 6, 7, 8, 9, 10, 11, 12, 13, 14, 15, 16, 17, 18, 19, 20], "xaxis": "x3", "y": [0.0, 0.05012, -0.1055, 0.04647, -0.01562, -0.06015, 0.03436, 0.006799, 0.02219, -0.009781, 0.02815, 0.03674, 0.1152, -0.07898, 0.06802, 0.05806, -0.03033, -0.06379, -0.01583, -0.1748, 2.381, -0.43, -0.03229, -0.08292, -0.04545, 0.01002, -0.09205, 0.1283, 0.0669, 0.1102, 0.105, -0.01816, -0.04357, 0.09922, 0.04022, -0.03293, -0.05643, -0.09434, 0.00817, -0.0715, -0.1171], "yaxis": "y3"}, {"legendgroup": "Q2", "line": {"color": "#31688e", "width": 2}, "mode": "lines", "name": "Q 0.30-0.50", "showlegend": false, "type": "scatter", "x": [-20, -19, -18, -17, -16, -15, -14, -13, -12, -11, -10, -9, -8, -7, -6, -5, -4, -3, -2, -1, 0, 1, 2, 3, 4, 5, 6, 7, 8, 9, 10, 11, 12, 13, 14, 15, 16, 17, 18, 19, 20], "xaxis": "x3", "y": [0.0, 0.009201, -0.05376, -0.06896, 0.07374, 0.0002894, 0.01959, 0.04834, -0.06533, 0.00478, -0.02101, -0.02103, 0.008977, 0.001501, 0.07909, -0.01912, 0.05723, -0.02552, 0.04987, -0.03847, 2.408, -0.3534, -0.006162, -0.05854, -0.04968, 0.1475, -0.06774, 0.09123, 0.1307, -0.1177, 0.009419, -0.1008, 0.2133, -0.3158, 0.07009, -0.00206, 0.01835, -0.03112, -0.1026, 0.04631, -0.07232], "yaxis": "y3"}, {"legendgroup": "Q3", "line": {"color": "#1f9e89", "width": 2}, "mode": "lines", "name": "Q 0.50-0.70", "showlegend": false, "type": "scatter", "x": [-20, -19, -18, -17, -16, -15, -14, -13, -12, -11, -10, -9, -8, -7, -6, -5, -4, -3, -2, -1, 0, 1, 2, 3, 4, 5, 6, 7, 8, 9, 10, 11, 12, 13, 14, 15, 16, 17, 18, 19, 20], "xaxis": "x3", "y": [0.0, -0.02833, 0.06779, -0.01397, -0.05492, 0.03848, -0.01547, 0.05853, 0.03604, 0.02551, 0.06001, -0.03064, 0.01263, 0.02434, 0.01722, -0.0002148, 0.04462, 0.04316, 0.09776, -0.05425, 2.466, -0.4643, 0.02532, -0.06449, 0.1451, -0.05821, -0.03443, -0.08567, 0.172, -0.0693, 0.04204, -0.05666, -0.009476, -0.1368, -0.03722, -0.1344, -0.008224, 0.0803, -0.09103, 0.1257, 0.05044], "yaxis": "y3"}, {"legendgroup": "Q4", "line": {"color": "#6ece58", "width": 2}, "mode": "lines", "name": "Q 0.70-0.90", "showlegend": false, "type": "scatter", "x": [-20, -19, -18, -17, -16, -15, -14, -13, -12, -11, -10, -9, -8, -7, -6, -5, -4, -3, -2, -1, 0, 1, 2, 3, 4, 5, 6, 7, 8, 9, 10, 11, 12, 13, 14, 15, 16, 17, 18, 19, 20], "xaxis": "x3", "y": [0.0, 0.04191, -0.01246, -0.002659, 0.01119, 0.005262, 0.03912, -0.05055, 0.07033, -0.004841, -0.02054, 0.02334, 0.01758, 0.04439, 0.05738, 0.09652, 0.04634, 0.05882, 0.1769, 0.1888, 2.418, -0.2432, 0.00236, 0.06973, -0.04162, 0.07994, -0.1121, -0.04223, 0.0323, 0.04086, -0.1083, 0.01388, 0.08123, 0.0002742, -0.04599, 0.1473, -0.03132, 0.08142, 0.01535, 0.04663, 0.01851], "yaxis": "y3"}, {"legendgroup": "Q5", "line": {"color": "#fde725", "width": 2}, "mode": "lines", "name": "Q 0.90-1.00", "showlegend": false, "type": "scatter", "x": [-20, -19, -18, -17, -16, -15, -14, -13, -12, -11, -10, -9, -8, -7, -6, -5, -4, -3, -2, -1, 0, 1, 2, 3, 4, 5, 6, 7, 8, 9, 10, 11, 12, 13, 14, 15, 16, 17, 18, 19, 20], "xaxis": "x3", "y": [0.0, 0.01327, 0.018, -0.0496, -0.002313, 0.1051, 0.03603, 0.03942, 0.05607, -0.008618, 0.06396, -0.1254, -0.001432, 0.02965, 0.02259, 0.1314, -0.02696, 0.1848, 0.1831, 0.3217, 2.459, 1.295, 0.3297, -0.1667, 0.02014, -0.2001, -0.02808, -0.2613, -0.0871, -0.01985, -0.01176, 0.04521, 0.1177, -0.1819, -0.02809, 0.1722, -0.08397, -0.05084, 0.2195, -0.05526, 0.01785], "yaxis": "y3"}], "layout": {"annotations": [{"font": {"size": 16}, "showarrow": false, "text": "D1 (corr=0.28)", "x": 0.14, "xanchor": "center", "xref": "paper", "y": 1, "yanchor": "bottom", "yref": "paper"}, {"font": {"size": 16}, "showarrow": false, "text": "D2 (corr=0.62)", "x": 0.5, "xanchor": "center", "xref": "paper", "y": 1, "yanchor": "bottom", "yref": "paper"}, {"font": {"size": 16}, "showarrow": false, "text": "D3 (corr=0.21)", "x": 0.86, "xanchor": "center", "xref": "paper", "y": 1, "yanchor": "bottom", "yref": "paper"}], "height": 460, "hovermode": "x unified", "legend": {"orientation": "h", "x": 0, "xanchor": "left", "y": -0.18, "yanchor": "bottom"}, "margin": {"b": 50, "l": 40, "r": 20, "t": 70}, "shapes": [{"line": {"color": "red", "dash": "dash"}, "type": "line", "x0": 0, "x1": 0, "xref": "x", "y0": 0, "y1": 1, "yref": "y domain"}, {"line": {"color": "red", "dash": "dash"}, "type": "line", "x0": 0, "x1": 0, "xref": "x2", "y0": 0, "y1": 1, "yref": "y2 domain"}, {"line": {"color": "red", "dash": "dash"}, "type": "line", "x0": 0, "x1": 0, "xref": "x3", "y0": 0, "y1": 1, "yref": "y3 domain"}], "title": {"text": "Poland daily: average aligned profiles by quantiles — wavelet `cmor0.5-1.0`"}, "xaxis": {"anchor": "y", "domain": [0, 0.28], "title": {"text": "time (steps)"}}, "xaxis2": {"anchor": "y2", "domain": [0.36, 0.64], "title": {"text": "time (steps)"}}, "xaxis3": {"anchor": "y3", "domain": [0.72, 1], "title": {"text": "time (steps)"}}, "yaxis": {"anchor": "x", "domain": [0, 1], "title": {"text": "aligned x(t)"}}, "yaxis2": {"anchor": "x2", "domain": [0, 1], "title": {"text": "aligned x(t)"}}, "yaxis3": {"anchor": "x3", "domain": [0, 1], "title": {"text": "aligned x(t)"}}}}
